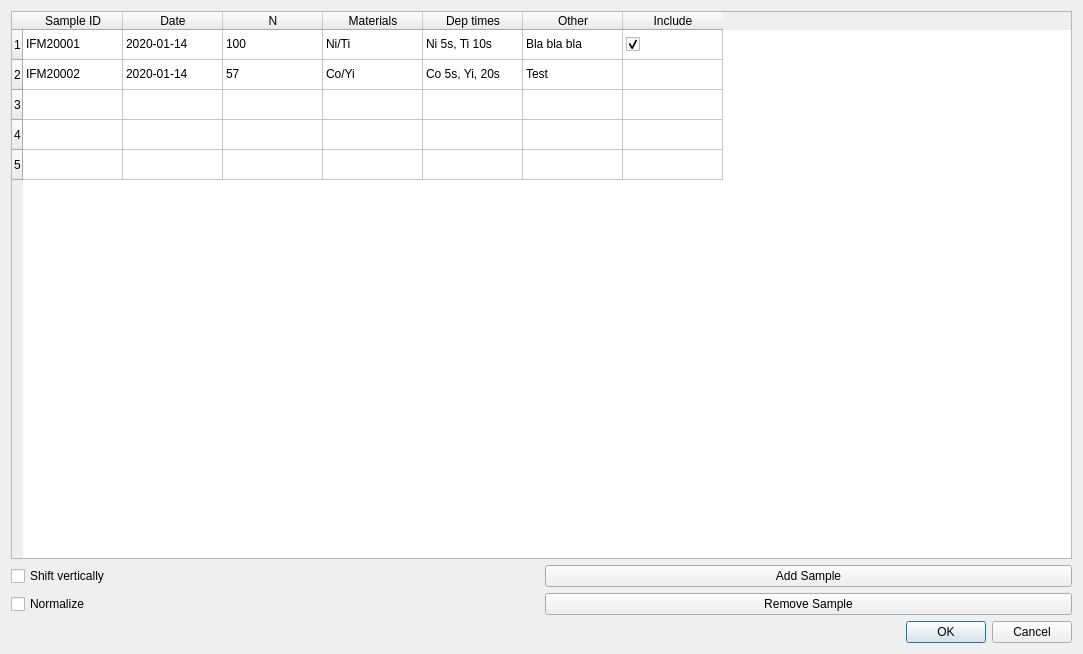
<?xml version="1.0" encoding="UTF-8"?>
<ui version="4.0">
 <class>Dialog</class>
 <widget class="QDialog" name="Dialog">
  <property name="geometry">
   <rect>
    <x>0</x>
    <y>0</y>
    <width>1083</width>
    <height>654</height>
   </rect>
  </property>
  <property name="windowTitle">
   <string>Dialog</string>
  </property>
  <layout class="QGridLayout" name="gridLayout">
   <item row="0" column="0">
    <widget class="QTableWidget" name="SampleDBList">
     <property name="dragEnabled">
      <bool>true</bool>
     </property>
     <property name="gridStyle">
      <enum>Qt::SolidLine</enum>
     </property>
     <property name="sortingEnabled">
      <bool>true</bool>
     </property>
     <row>
      <property name="text">
       <string>1</string>
      </property>
     </row>
     <row>
      <property name="text">
       <string>2</string>
      </property>
     </row>
     <row>
      <property name="text">
       <string>3</string>
      </property>
     </row>
     <row>
      <property name="text">
       <string>4</string>
      </property>
     </row>
     <row>
      <property name="text">
       <string>5</string>
      </property>
     </row>
     <column>
      <property name="text">
       <string>Sample ID</string>
      </property>
     </column>
     <column>
      <property name="text">
       <string>Date</string>
      </property>
     </column>
     <column>
      <property name="text">
       <string>N</string>
      </property>
     </column>
     <column>
      <property name="text">
       <string>Materials</string>
      </property>
     </column>
     <column>
      <property name="text">
       <string>Dep times</string>
      </property>
     </column>
     <column>
      <property name="text">
       <string>Other</string>
      </property>
     </column>
     <column>
      <property name="text">
       <string>Include</string>
      </property>
     </column>
     <item row="0" column="0">
      <property name="text">
       <string>IFM20001</string>
      </property>
     </item>
     <item row="0" column="1">
      <property name="text">
       <string>2020-01-14</string>
      </property>
     </item>
     <item row="0" column="2">
      <property name="text">
       <string>100</string>
      </property>
     </item>
     <item row="0" column="3">
      <property name="text">
       <string>Ni/Ti</string>
      </property>
     </item>
     <item row="0" column="4">
      <property name="text">
       <string>Ni 5s, Ti 10s</string>
      </property>
     </item>
     <item row="0" column="5">
      <property name="text">
       <string>Bla bla bla</string>
      </property>
     </item>
     <item row="0" column="6">
      <property name="text">
       <string/>
      </property>
      <property name="checkState">
       <enum>Checked</enum>
      </property>
     </item>
     <item row="1" column="0">
      <property name="text">
       <string>IFM20002</string>
      </property>
     </item>
     <item row="1" column="1">
      <property name="text">
       <string>2020-01-14</string>
      </property>
     </item>
     <item row="1" column="2">
      <property name="text">
       <string>57</string>
      </property>
     </item>
     <item row="1" column="3">
      <property name="text">
       <string>Co/Yi</string>
      </property>
     </item>
     <item row="1" column="4">
      <property name="text">
       <string>Co 5s, Yi, 20s</string>
      </property>
     </item>
     <item row="1" column="5">
      <property name="text">
       <string>Test</string>
      </property>
     </item>
     <item row="1" column="6">
      <property name="text">
       <string/>
      </property>
      <property name="checkState">
       <enum>Unchecked</enum>
      </property>
     </item>
    </widget>
   </item>
   <item row="0" column="1">
    <layout class="QGridLayout" name="gridLayout_3"/>
   </item>
   <item row="1" column="0">
    <layout class="QGridLayout" name="gridLayout_2">
     <item row="2" column="0">
      <widget class="QCheckBox" name="checkBox">
       <property name="text">
        <string>Normalize</string>
       </property>
      </widget>
     </item>
     <item row="0" column="0">
      <widget class="QCheckBox" name="checkBox_4">
       <property name="text">
        <string>Shift vertically</string>
       </property>
      </widget>
     </item>
     <item row="0" column="1">
      <widget class="QPushButton" name="addSample_button">
       <property name="text">
        <string>Add Sample</string>
       </property>
      </widget>
     </item>
     <item row="2" column="1">
      <widget class="QPushButton" name="pushButton_2">
       <property name="text">
        <string>Remove Sample</string>
       </property>
      </widget>
     </item>
    </layout>
   </item>
   <item row="2" column="0">
    <widget class="QDialogButtonBox" name="buttonBox">
     <property name="orientation">
      <enum>Qt::Horizontal</enum>
     </property>
     <property name="standardButtons">
      <set>QDialogButtonBox::Cancel|QDialogButtonBox::Ok</set>
     </property>
    </widget>
   </item>
  </layout>
 </widget>
 <resources/>
 <connections>
  <connection>
   <sender>buttonBox</sender>
   <signal>accepted()</signal>
   <receiver>Dialog</receiver>
   <slot>accept()</slot>
   <hints>
    <hint type="sourcelabel">
     <x>248</x>
     <y>254</y>
    </hint>
    <hint type="destinationlabel">
     <x>157</x>
     <y>274</y>
    </hint>
   </hints>
  </connection>
  <connection>
   <sender>buttonBox</sender>
   <signal>rejected()</signal>
   <receiver>Dialog</receiver>
   <slot>reject()</slot>
   <hints>
    <hint type="sourcelabel">
     <x>316</x>
     <y>260</y>
    </hint>
    <hint type="destinationlabel">
     <x>286</x>
     <y>274</y>
    </hint>
   </hints>
  </connection>
 </connections>
</ui>
